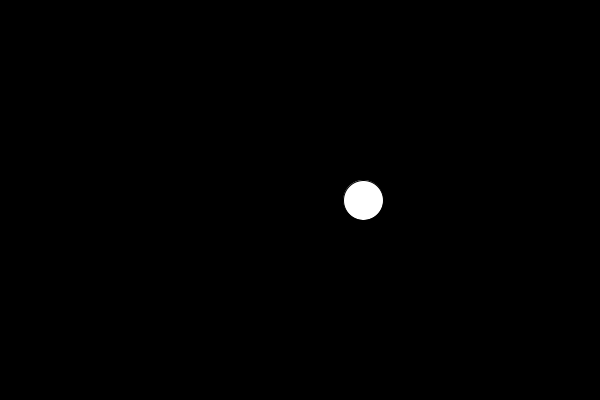
Frame 1 (no input)
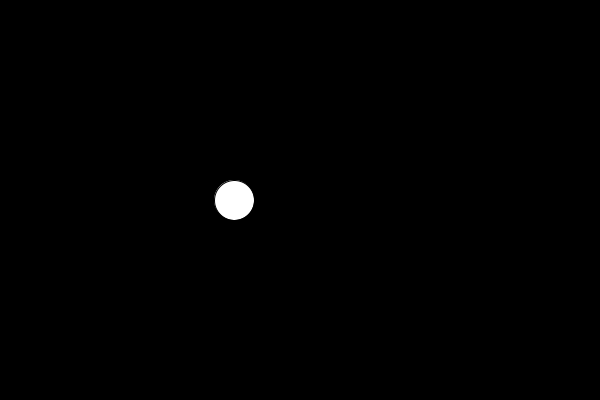
Frame 60 (the mouse pressed at the canvas centre just before this capture)
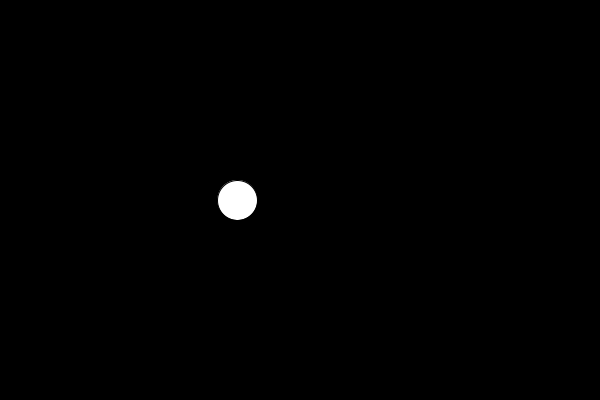
Frame 120 (the mouse held since frame 60 and released just before this capture)

The Processing sketch that drew these frames (run headless with seeded random() and noise(); from frame 60 on, the mouse is pressed at the canvas centre):

// Processing sketch: perlinnoise
// ── perlinnoise.pde
float t =0;
void setup(){
  size(600,400);
  
  
  
}
void draw(){
  background(0);//perlin noise is a very smooth curve

  fill(255);
  t = t +0.01;// here t signifies ttime here 
  float x = noise(t);// noise will always give a value between 0 and 1
  x = map(x,0,1,0,width);
  ellipse(x,height/2,40,40);
  
  
  
  
}
  
  
  
